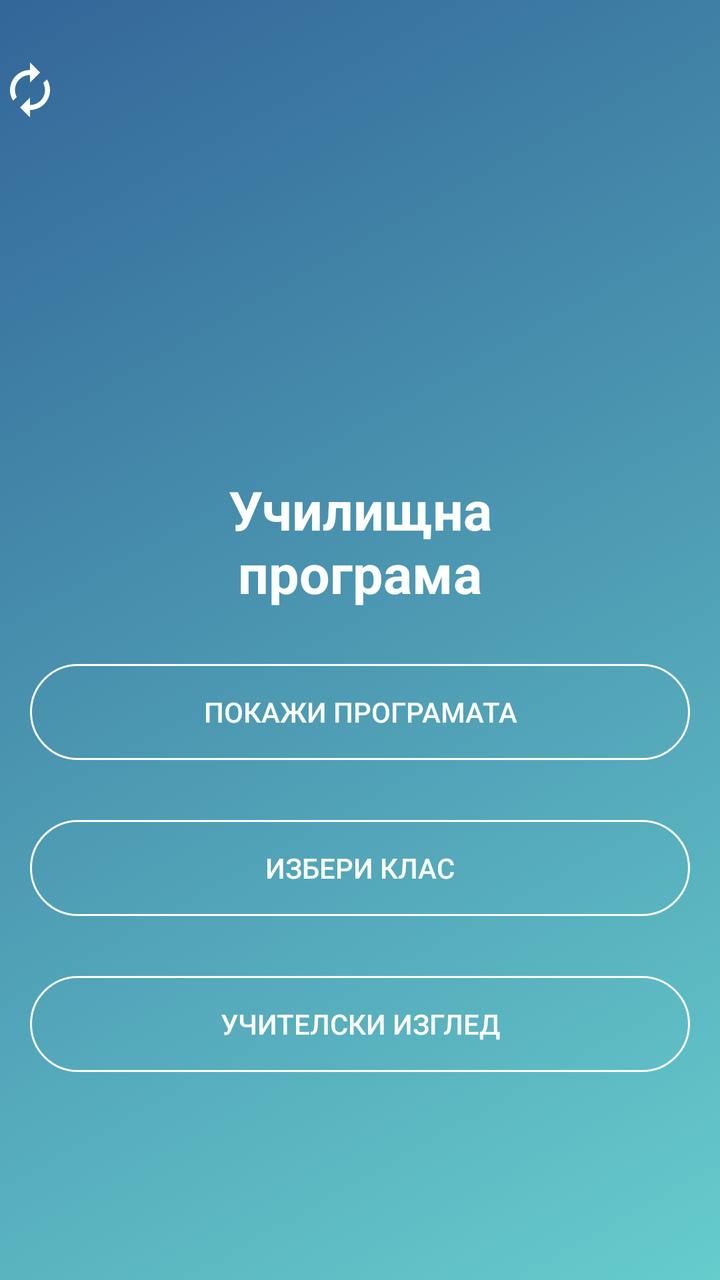
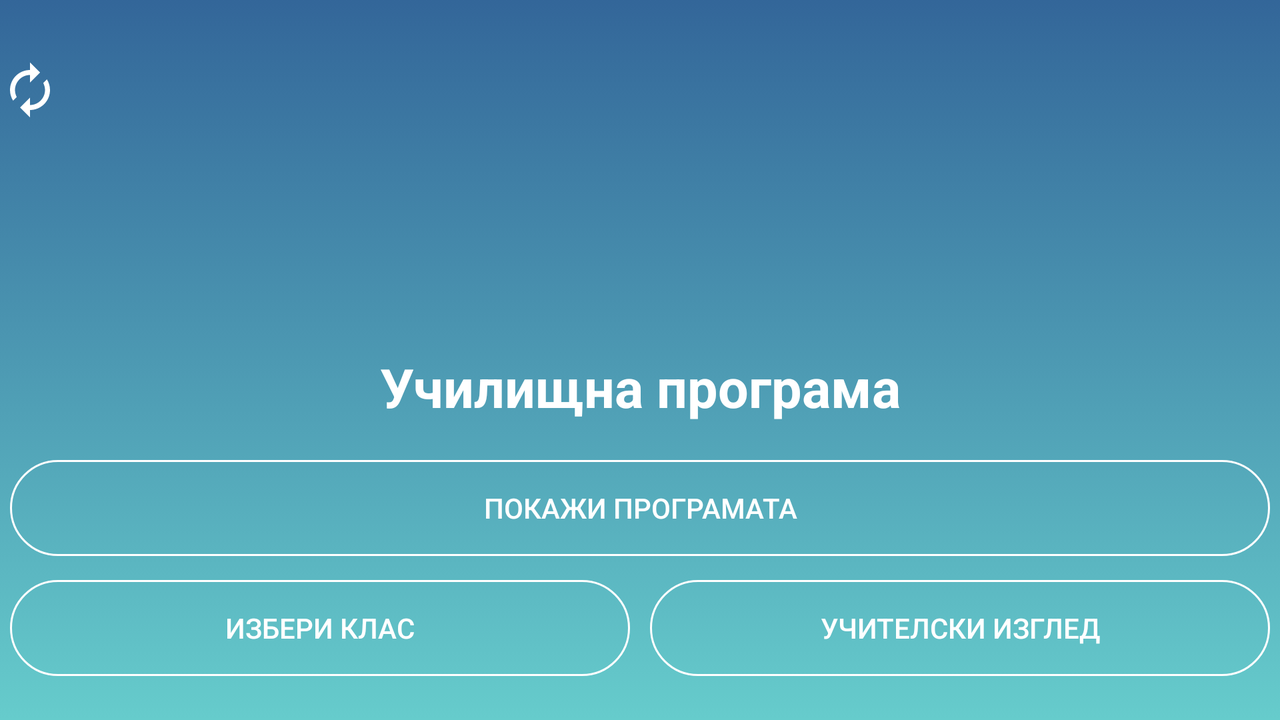

Two renders of one Android screen. The first uses the default layout on a phone; the second uses the alternative layout the repository ships for a different screen configuration, on a matching device. The two XML files are below.
<!-- AndroidManifest.xml: application theme AppTheme -->
<!-- res/layout/activity_main.xml -->
<?xml version="1.0" encoding="utf-8"?>
<LinearLayout xmlns:android="http://schemas.android.com/apk/res/android"
    xmlns:app="http://schemas.android.com/apk/res-auto"
    xmlns:tools="http://schemas.android.com/tools"
    android:id="@+id/mainlayout"
    android:layout_width="match_parent"
    android:layout_height="match_parent"
    android:background="@drawable/transition_background"
    android:orientation="vertical"
    tools:context=".MainActivity">


    <ImageView
        android:id="@+id/changeSchool"
        android:layout_width="wrap_content"
        android:layout_height="wrap_content"
        android:layout_marginTop="30dp"
        app:srcCompat="@drawable/ic_autorenew_black_24dp" />

    <ImageView
        android:id="@+id/logoId"
        android:layout_width="wrap_content"
        android:layout_height="0dp"
        android:layout_gravity="center_horizontal"
        android:layout_marginTop="30dp"
        android:layout_marginBottom="15dp"
        android:layout_weight="2" />

    <TextView
        android:id="@+id/textView"
        android:layout_width="match_parent"
        android:layout_height="0dp"
        android:layout_weight="1.7"
        android:gravity="center_horizontal"
        android:paddingTop="9dp"
        android:text="@string/title"
        android:textColor="#FFF"
        android:textSize="27dp"
        android:textStyle="bold" />

    <LinearLayout
        android:layout_width="match_parent"
        android:layout_height="0dp"
        android:layout_weight="5"
        android:orientation="vertical">

        <Button
            android:id="@+id/showProgram"
            android:layout_width="match_parent"
            android:layout_height="wrap_content"
            android:layout_marginLeft="15dp"
            android:layout_marginRight="15dp"
            android:background="@drawable/button_style"
            android:text="@string/show_program_text"
            android:textColor="#FFF" />

        <Button
            android:id="@+id/chooseGrade"
            android:layout_width="match_parent"
            android:layout_height="wrap_content"
            android:layout_marginLeft="15dp"
            android:layout_marginTop="30dp"
            android:layout_marginRight="15dp"
            android:background="@drawable/button_style"
            android:text="@string/choose_grade"
            android:textColor="#FFF" />

        <Button
            android:id="@+id/switchBtn"
            android:layout_width="match_parent"
            android:layout_height="wrap_content"
            android:layout_marginLeft="15dp"
            android:layout_marginTop="30dp"
            android:layout_marginRight="15dp"
            android:background="@drawable/button_style"
            android:text="@string/teacher_view"
            android:textColor="#FFF" />


    </LinearLayout>


</LinearLayout>
<!-- resources referenced by this layout -->
<resources>
  <!-- drawable button_style (drawable) -->
  <?xml version="1.0" encoding="utf-8"?>
  <selector xmlns:android="http://schemas.android.com/apk/res/android">
      <item>
          <shape>
              <solid android:color="#00ffffff"/>
              <stroke android:color="#FFF" android:width="1dp"/>
              <corners android:radius="70dp"/>
          </shape>
      </item>
  </selector>
  <!-- drawable ic_autorenew_black_24dp (drawable) -->
  <vector xmlns:android="http://schemas.android.com/apk/res/android"
          android:width="30dp"
          android:height="30dp"
          android:viewportWidth="24.0"
          android:viewportHeight="24.0">
      <path
          android:fillColor="#FFF"
          android:pathData="M12,6v3l4,-4 -4,-4v3c-4.42,0 -8,3.58 -8,8 0,1.57 0.46,3.03 1.24,4.26L6.7,14.8c-0.45,-0.83 -0.7,-1.79 -0.7,-2.8 0,-3.31 2.69,-6 6,-6zM18.76,7.74L17.3,9.2c0.44,0.84 0.7,1.79 0.7,2.8 0,3.31 -2.69,6 -6,6v-3l-4,4 4,4v-3c4.42,0 8,-3.58 8,-8 0,-1.57 -0.46,-3.03 -1.24,-4.26z"/>
  </vector>
  <!-- drawable transition_background (drawable) -->
  <transition xmlns:android="http://schemas.android.com/apk/res/android">
      
      <item android:drawable="@drawable/gradient_background" />
      <item android:drawable="@drawable/gradient_background2" />
  </transition>
  <string name="choose_grade">Избери Клас</string>
  <string name="show_program_text">Покажи програмата</string>
  <string name="teacher_view">Учителски изглед</string>
  <string name="title">Училищна\nпрограма</string>
  <style name="AppTheme" parent="Theme.AppCompat.Light.NoActionBar">
          
          <item name="colorPrimary">@color/colorPrimary</item>
          <item name="colorPrimaryDark">@color/colorPrimaryDark</item>
          <item name="colorAccent">@color/colorAccent</item>
      </style>
  <!-- drawable gradient_background (drawable) -->
  <?xml version="1.0" encoding="utf-8"?>
  <selector xmlns:android="http://schemas.android.com/apk/res/android">
      <item>
          <shape>
              <gradient
                  android:endColor="#336699"
                  android:startColor="#66cccc"
                  android:angle="135"
                  android:type="linear" />
          </shape>
      </item>
  </selector>
  <!-- drawable gradient_background2 (drawable) -->
  <?xml version="1.0" encoding="utf-8"?>
  <selector xmlns:android="http://schemas.android.com/apk/res/android">
      <item>
          <shape>
              <gradient
                  android:endColor="#3F51B5"
                  android:startColor="#8C27B0"
                  android:angle="135"
                  android:type="linear" />
          </shape>
      </item>
  </selector>
  <color name="colorPrimary">#3F51B5</color>
  <color name="colorPrimaryDark">#303F9F</color>
  <color name="colorAccent">#D81B60</color>
</resources>
<!-- res/layout-land/activity_main.xml (the repository's variant of the layout above) -->
<!-- drawn on the phone turned sideways -->
<?xml version="1.0" encoding="utf-8"?>
<LinearLayout xmlns:android="http://schemas.android.com/apk/res/android"
    xmlns:app="http://schemas.android.com/apk/res-auto"
    xmlns:tools="http://schemas.android.com/tools"
    android:id="@+id/mainlayout"
    android:layout_width="match_parent"
    android:layout_height="match_parent"
    android:background="@drawable/transition_background"
    android:orientation="vertical"
    tools:context=".MainActivity">

    <ImageView
        android:id="@+id/changeSchool"
        android:layout_width="wrap_content"
        android:layout_height="wrap_content"
        android:layout_marginTop="30dp"
        app:srcCompat="@drawable/ic_autorenew_black_24dp" />

    <ImageView
        android:id="@+id/logoId"
        android:layout_width="wrap_content"
        android:layout_height="0dp"
        android:layout_gravity="center_horizontal"
        android:layout_marginBottom="5dp"
        android:layout_weight="4" />

    <TextView
        android:id="@+id/textView"
        android:layout_width="match_parent"
        android:layout_height="0dp"
        android:layout_weight="2.5"
        android:gravity="center_horizontal"
        android:paddingTop="15dp"
        android:text="@string/title"
        android:textColor="#FFF"
        android:textSize="27sp"
        android:textStyle="bold" />

    <LinearLayout
        android:layout_width="match_parent"
        android:layout_height="0dp"
        android:layout_weight="2.5"
        android:orientation="horizontal">

        <Button
            android:id="@+id/showProgram"
            android:layout_width="0dp"
            android:layout_height="wrap_content"
            android:layout_marginStart="5dp"
            android:layout_marginTop="10dp"
            android:layout_marginEnd="5dp"
            android:layout_weight="1"
            android:background="@drawable/button_style"
            android:text="@string/show_program_text"
            android:textColor="#FFF"
            tools:ignore="NestedWeights" />

    </LinearLayout>

    <LinearLayout
        android:layout_width="match_parent"
        android:layout_height="0dp"
        android:layout_marginBottom="20dp"
        android:layout_weight="2.5">

        <Button
            android:id="@+id/chooseGrade"
            android:layout_width="0dp"
            android:layout_height="wrap_content"
            android:layout_marginStart="5dp"
            android:layout_marginTop="10dp"
            android:layout_marginEnd="5dp"
            android:layout_weight="1"
            android:background="@drawable/button_style"
            android:text="@string/choose_grade"
            android:textColor="#FFF"
            tools:ignore="NestedWeights" />

        <Button
            android:id="@+id/switchBtn"
            android:layout_width="0dp"
            android:layout_height="wrap_content"
            android:layout_marginStart="5dp"
            android:layout_marginTop="10dp"
            android:layout_marginEnd="5dp"
            android:layout_weight="1"
            android:background="@drawable/button_style"
            android:text="@string/teacher_view"
            android:textColor="#FFF" />

    </LinearLayout>

</LinearLayout>
<!-- resources referenced by the variant -->
<!-- as the phone turned sideways resolves them -->
<resources>
  <!-- drawable button_style (drawable) -->
  <?xml version="1.0" encoding="utf-8"?>
  <selector xmlns:android="http://schemas.android.com/apk/res/android">
      <item>
          <shape>
              <solid android:color="#00ffffff"/>
              <stroke android:color="#FFF" android:width="1dp"/>
              <corners android:radius="70dp"/>
          </shape>
      </item>
  </selector>
  <!-- drawable ic_autorenew_black_24dp (drawable) -->
  <vector xmlns:android="http://schemas.android.com/apk/res/android"
          android:width="30dp"
          android:height="30dp"
          android:viewportWidth="24.0"
          android:viewportHeight="24.0">
      <path
          android:fillColor="#FFF"
          android:pathData="M12,6v3l4,-4 -4,-4v3c-4.42,0 -8,3.58 -8,8 0,1.57 0.46,3.03 1.24,4.26L6.7,14.8c-0.45,-0.83 -0.7,-1.79 -0.7,-2.8 0,-3.31 2.69,-6 6,-6zM18.76,7.74L17.3,9.2c0.44,0.84 0.7,1.79 0.7,2.8 0,3.31 -2.69,6 -6,6v-3l-4,4 4,4v-3c4.42,0 8,-3.58 8,-8 0,-1.57 -0.46,-3.03 -1.24,-4.26z"/>
  </vector>
  <!-- drawable transition_background (drawable) -->
  <transition xmlns:android="http://schemas.android.com/apk/res/android">
      
      <item android:drawable="@drawable/gradient_background" />
      <item android:drawable="@drawable/gradient_background2" />
  </transition>
  <!-- from res/values-land/ -->
  <string name="choose_grade">Избери Клас</string>
  <!-- from res/values-land/ -->
  <string name="show_program_text">Покажи програмата</string>
  <string name="teacher_view">Учителски изглед</string>
  <!-- from res/values-land/ -->
  <string name="title">Училищна програма</string>
  <style name="AppTheme" parent="Theme.AppCompat.Light.NoActionBar">
          
          <item name="colorPrimary">@color/colorPrimary</item>
          <item name="colorPrimaryDark">@color/colorPrimaryDark</item>
          <item name="colorAccent">@color/colorAccent</item>
      </style>
  <!-- drawable gradient_background (drawable) -->
  <?xml version="1.0" encoding="utf-8"?>
  <selector xmlns:android="http://schemas.android.com/apk/res/android">
      <item>
          <shape>
              <gradient
                  android:endColor="#336699"
                  android:startColor="#66cccc"
                  android:angle="135"
                  android:type="linear" />
          </shape>
      </item>
  </selector>
  <!-- drawable gradient_background2 (drawable) -->
  <?xml version="1.0" encoding="utf-8"?>
  <selector xmlns:android="http://schemas.android.com/apk/res/android">
      <item>
          <shape>
              <gradient
                  android:endColor="#3F51B5"
                  android:startColor="#8C27B0"
                  android:angle="135"
                  android:type="linear" />
          </shape>
      </item>
  </selector>
  <color name="colorPrimary">#3F51B5</color>
  <color name="colorPrimaryDark">#303F9F</color>
  <color name="colorAccent">#D81B60</color>
</resources>
